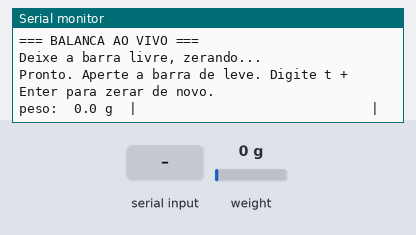
Simulated run of this sketch. Board: Arduino Uno, built with avr-gcc and run on an emulated ATmega328P. Shown: the last lines printed to the serial monitor. Inputs (shaded band) come from the test bench; at power-on: weight on the scale 0 g.

Above: at 2.7 s.
2.8 s: weight on the scale set to 100 g
At 3.3 s:
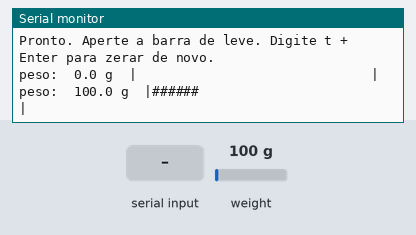
5.1 s: "t" received over Serial
At 6.9 s:
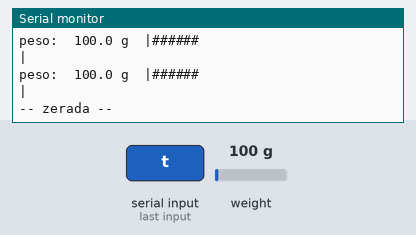
8.0 s: weight on the scale set to 1250 g
At 9.1 s:
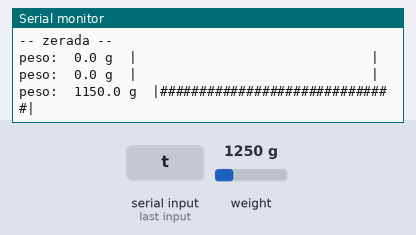

Measured:
- after the input at 2.8 s, the serial monitor: prints a new line at once (image 1)
- after the input at 5.1 s, the serial monitor: prints a new line after 1.4 s (image 2)
- after the input at 8.0 s, the serial monitor: prints a new line after 0.61 s (image 3)

The sketch:

balanca_ao_vivo.ino
```cpp
// balança ao vivo: peso em gramas com uma barra que cresce ao apertar a célula
// t + Enter no monitor serial zera de novo. DT no D5, SCK no D6, VCC 5V, GND GND
#include "HX711.h"

// calibrado em 12/09 com POCO X7 (~188 g)
const float FATOR = -452.0f;
const float ESCALA_BARRA_G = 500.0f;   // barra cheia = 500 g
const int LARGURA_BARRA = 30;

HX711 balanca;

void setup() {
  Serial.begin(9600);
  balanca.begin(5, 6);
  Serial.println(F("=== BALANCA AO VIVO ==="));
  Serial.println(F("Deixe a barra livre, zerando..."));
  if (balanca.wait_ready_timeout(2000)) {
    balanca.set_scale(FATOR);
    delay(500);
    balanca.tare(10);
    Serial.println(F("Pronto. Aperte a barra de leve. Digite t + Enter para zerar de novo."));
  } else {
    Serial.println(F("HX711 NAO RESPONDE: confira o jumper do VCC e o DT no D5"));
  }
}

void loop() {
  if (Serial.available()) {
    char c = Serial.read();
    if (c == 't' || c == 'T') {
      balanca.tare(10);
      Serial.println(F("-- zerada --"));
    }
  }

  if (!balanca.wait_ready_timeout(1000)) {
    Serial.println(F("HX711 NAO RESPONDE: confira o jumper do VCC e o DT no D5"));
    delay(500);
    return;
  }

  long raw = balanca.read_average(5);
  if (raw >= 8388600 || raw <= -8388600) {
    Serial.print(F("SATURADO (raw="));
    Serial.print(raw);
    Serial.println(F("): a celula nao esta recebendo energia"));
    delay(300);
    return;
  }

  float gramas = (raw - balanca.get_offset()) / FATOR;
  int cheias = (int)(fabs(gramas) / ESCALA_BARRA_G * LARGURA_BARRA);
  if (cheias > LARGURA_BARRA) cheias = LARGURA_BARRA;

  Serial.print(F("peso: "));
  if (gramas >= 0) Serial.print(' ');
  Serial.print(gramas, 1);
  Serial.print(F(" g  |"));
  for (int i = 0; i < LARGURA_BARRA; i++) Serial.print(i < cheias ? '#' : ' ');
  Serial.println('|');
  delay(300);
}
```
